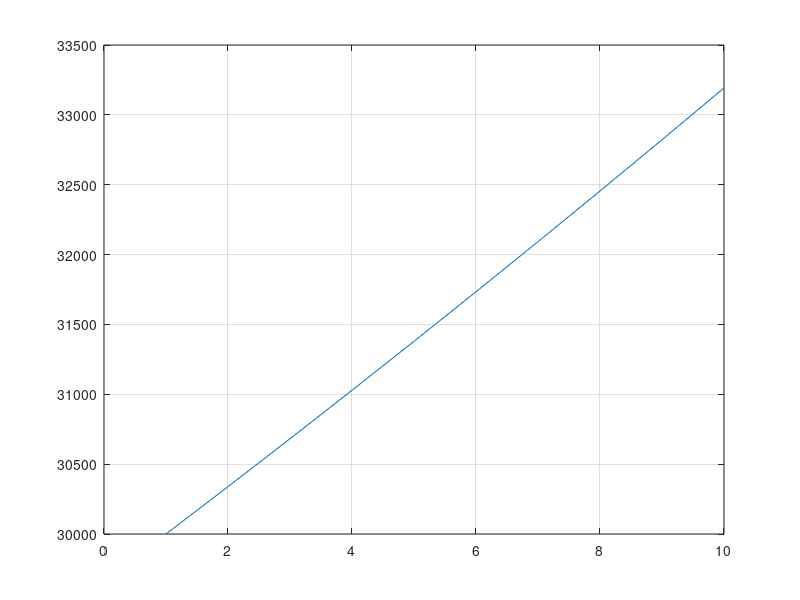

MATLAB code to generate this figure:
% Population model

close all
clear 
clc 

  % The population of Alaskan brown bears over time should equate to 30,000.
  
  % According to the Alaskan government the estimated population of brown 
  % bears is 30,000.
N = 30000;
  
  % Gender proportions
m = .3;
f = .22;
sm = .22;
sf = .11;
c = .15;

  % Harvest rates
h = [0, .05, .067, .1];

  % Mortality rates
    % Cubs (0.5 - 1.5)
Cub_M = [.3, .4];
    % Subadults
Sub_M = .44;
Sub_F = .11;
    % Adult mortality rate (> 5)
Male_M = .19;
Female_M = .13;


  % Reproductive rate for young adult females.
r = [.7, .76];

  % Prediction over 10 years
time = 10;


for i = 2:time
  N(i) = N(i-1) * ( 1 + r(2) * (sf + f) ) - N(i-1) * ( h(1) + c * Cub_M(1)...
     + sm * Sub_M + sf * Sub_F + m * Male_M + f * Female_M )
end


    
plot(1:time, N)
grid on

N(10)/N(1)
